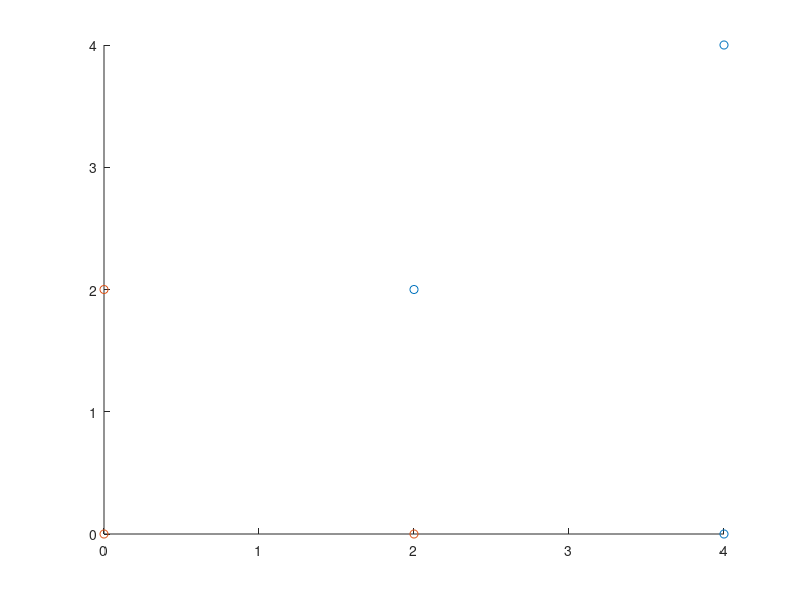

Here is the MATLAB script that generated this plot: (Note: this script raises an error after producing the figure.)
%% 1.1)
clc;
clear all;
close all;

% Define points
xPositive = [2,2;4,4;4,0];
xNegative = [0,0;2,0;0,2];
yPositive = ones(size(xPositive,1),1);
yNegative = -1*ones(size(xNegative,1),1);
X = [xPositive; xNegative];
Y = [yPositive; yNegative];

% Calculate bias, beta, and margin
Mdl = fitcsvm(X,Y);
b = Mdl.Bias;
w = Mdl.Beta;
m = margin(Mdl,X,Y)/norm(w);

% Plot
hold on;
scatter(xPositive(:,1),xPositive(:,2),'r+');
scatter(xNegative(:,1),xNegative(:,2),'b.');
fplot(@(x1) -(w(1,1)*x1+b)/w(2,1));
plot([xPositive(1,1),(-b)/2],[xPositive(1,2),(-b)/2],'m:');
axis([(min(X(:,1))-1) (max(X(:,1))+1) (min(X(:,2))-1) (max(X(:,2))+1)]);
legend('1','-1','Boundary');
xlabel('x1');
ylabel('x2');
title(sprintf('Hyperplane: %d*x1+%d*x2+(%d)=0',w(1,1),w(2,1),b));
hold off;

% Save figure
print('11figure','-dpng')

%% 1.2)a)
% See report

%% 1.2)b)
clc;
clear all;
close all;

% Define points
xPositive = [2,2;4,4;4,0];
xNegative = [0,0;2,0;0,2];
yPositive = ones(size(xPositive,1),1);
yNegative = -1*ones(size(xNegative,1),1);
X = [xPositive;xNegative];
Y = [yPositive;yNegative];
 
% Find a minimum for problem
l = size(X,1);
H = eye(3);
f = zeros(3,1);
A = -diag(Y)*[X,ones(l,1)];
b = -ones(l,1);
min = quadprog(H,f,A,b)

%% 1.2)c)
% See report

%% 1.2)d)
clc;
clear all;
close all;

% Define points
xPositive = [2,2;4,4;4,0];
xNegative = [0,0;2,0;0,2];
yPositive = ones(size(xPositive,1),1);
yNegative = -1*ones(size(xNegative,1),1);
X = [xPositive;xNegative];
Y = [yPositive;yNegative];

% Find a minimum for problem
H = (Y*Y').*(X*X');
f = -ones(1,length(H));
A = zeros(1,length(H));
c = 0;
Aeq = Y';
ceq = 0;
lb = zeros(length(H),1);
ub = inf*ones(length(H),1);
alpha = quadprog(H,f,A,c,Aeq,ceq,lb,ub);
w = X'*(alpha.*Y)
b = 1-(X(1,:)*w)

%% 2.1)a-d)
clc;
clear all;
close all;

% Load data
data = load('d1b.mat');
X = data.X;
Y = data.Y;
boxconstraint = 1;

% Retain current plot when adding new plots
hold on

% Train binary support vector machine classifier
Mdl = fitcsvm(X,Y,'boxconstraint', boxconstraint);

% Calculate bias and margin
b  =  Mdl.Bias;
margin  =  2/norm(Mdl.Beta);

% Scatter plot by group
gscatter(X(:,1),X(:,2),Y,'rb','.+',10);

% Plot support vectors
plot(Mdl.SupportVectors(:,1),Mdl.SupportVectors(:,2),'go');

% Predict labels using support vector machine classification model
label = predict(Mdl,X);

% Create array of misclassified labels
mislabeled = Y-label;

% Plot misplaced labels
mislabeled_index  =  find(mislabeled); 
plot(X(mislabeled_index,1),X(mislabeled_index,2),'mo','MarkerSize',10);

% Plot hyperplane
fplot(@(x1) -(Mdl.Beta(1,1)*x1 + Mdl.Bias)/Mdl.Beta(2,1));

% Add plot info
legend('-1','1','Support Vectors','Mislabeled','Boundary');
xlabel('x1');
ylabel('x2');
title(sprintf('Boxconstraint = %d\nBias = %g\nMargin = %g',boxconstraint,b,margin));

% Set the hold state to off
hold off

% Save figure
print('21figure','-dpng')

%% 2.2)a)
clc;
clear all;
close all;

% Load data
data = load('d2.mat');
X = data.X;
Y = data.Y;

% Choose boxconstraint
boxconstraint = 1;

% Retain current plot when adding new plots
hold on

% Scatter plot by group
gscatter(X(:,1),X(:,2),Y,'rb','.+',10);

% Train support vector machine classifier
Mdl = svmtrain(X,Y,'boxconstraint',boxconstraint,'autoscale',false);

% Classify using support vector machine (SVM)
label = svmclassify(Mdl,X);

% Create array of misclassified labels
mislabeled = Y-label;

% Plot misplaced labels
mislabeled_index  =  find(mislabeled); 
plot(X(mislabeled_index,1),X(mislabeled_index,2),'mo');

% Report numbers
w = Mdl.SupportVectors'*Mdl.Alpha;
b = Mdl.Bias;

% Plot hyperplane
fplot(@(x1) -(w(1,1)*x1 + b)/w(2,1));

% Add plot info
legend('-1','1', 'Mislabeled', 'Boundary');
xlabel('x1');
ylabel('x2')
axis([(min(X(:,1))-1) (max(X(:,1))+1) (min(X(:,2))-1) (max(X(:,2))+1)]);
title(sprintf('Boxconstraint = %d',boxconstraint));

% Save figure
print('22afigure','-dpng')

%% 2.2)b)
clc;
clear all;
close all;

% Load data
data = load('d2.mat');
X = data.X;
Y = data.Y;

% Setup variables
showPlot = false;
folds = 5;
kernels = {'linear','quadratic','rbf'};
methods = {'smo','qp'};

% Save Command Window text to file
diary('22bCommandWindow.txt');    
diary on;

% Run cross validation and report execution time and error rate
for i = 1:length(kernels)
    for j = 1:length(methods)
        % Print current kernel and method
        fprintf('Kernel: %s, Method: %s\n',kernels{i},methods{j})
        
        % Start timer
        tic;
        
        % Calculate error count
        error_count = cross_validator(X,Y,folds,@(XTest,XTrain,YTrain)svm_classifier(kernels{i},methods{j},XTest,XTrain,YTrain,showPlot));
        
        % Stop and report timer
        toc;
        
        % Calculate error rate
        error_rate = error_count./size(Y,1);
        
        % Print error rate
        fprintf('Error rate: %g\n\n',error_rate);
    end
end

diary off;

%% 2.2)c)
% Use a grid approach, divide your 2D space into a k by k grid, evaluate ...
% that point as a sample in your SVM (i.e., predict the label), and plot ...
% the predictions at all points.
clc;
clear all;
close all;

% Load data
data = load('d2.mat');
X = data.X;
Y = data.Y;

% Retain current plot when adding new plots
hold on

% Scatter plot by group
gscatter(data.X(:,1),data.X(:,2),data.Y,'rb','.+',10);

% Set grid step size
gridStep = 0.1;

% Create meshgrid from X
[x1grid,x2grid] = meshgrid(min(data.X(:,1)):gridStep:max(data.X(:,1)), ...
    min(data.X(:,2)):gridStep:max(data.X(:,2)));
Xgrid = [x1grid(:),x2grid(:)]; 

% Train binary support vector machine classifier
Mdl = fitcsvm(X,Y,'KernelFunction','rbf');

% Predict scores using support vector machine classification model
[label,score] = predict(Mdl,Xgrid);       

% Contour plot of matrix
contour(x1grid,x2grid,reshape(score(:,2),size(x1grid)),[0 0],'k');

% Add plot info
title('RBF Kernel Decision Boundary');
legend('-1','1','Boundary');
xlabel('x1');
ylabel('x2');

% Set the hold state to off
hold off

% Save figure
print('22cfigure','-dpng')
